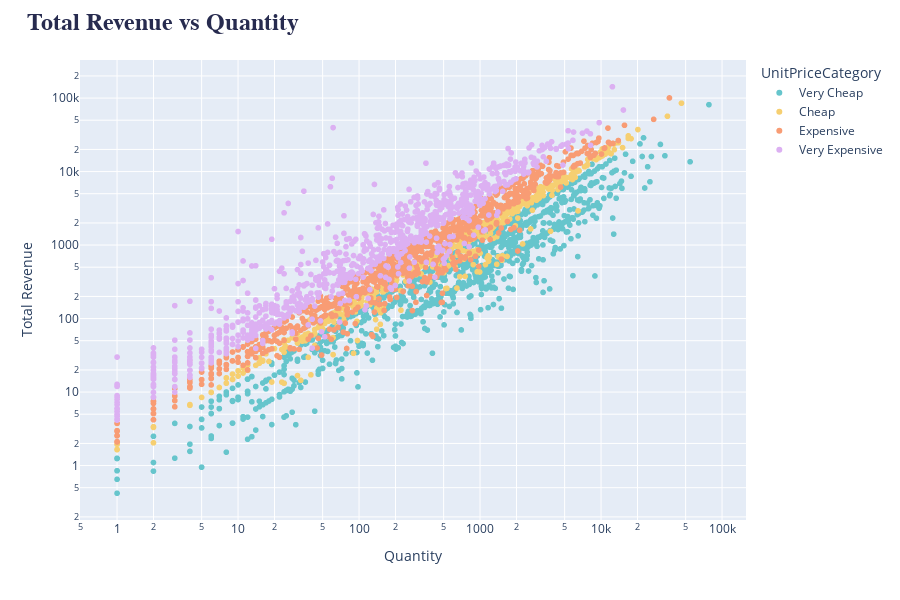

This figure's notebook cell:
### Code cell
fig = px.scatter(
    ecommerce_by_unit.groupby('Description', as_index=False).agg({'UnitPrice': 'first', 'Quantity': 'sum', 'TotalOrder': 'sum', 'UnitPriceCategory': 'first', 'UnitPriceCategoryOrdinal': 'first'}).sort_values('UnitPriceCategoryOrdinal'),
    x='Quantity',
    y='TotalOrder', 
    color='UnitPriceCategory',
    color_discrete_sequence=px.colors.qualitative.Pastel,
    log_x=True,
    log_y=True,
    height=600,
    labels={
        'TotalOrder': 'Total Revenue',
        'Quantity': 'Quantity',
    },
)

fig.update_layout(
    title=dict(
        text = '<b>Total Revenue vs Quantity</b>',
        x=0.03,
        font=dict(
            family='Helvetica',
            size=24,
            color='#272b4f'
        ),
    ),
)

fig.show()

### Figure 1 — Plotly figure (JSON) as saved in the notebook; plotly's stock layout.template omitted (floating-point values rounded to 4 significant figures; data arrays with more than 128 entries replaced by an {"elided": "..."} marker saying what was removed)
{"data": [{"hovertemplate": "UnitPriceCategory=Very Cheap<br>Quantity=%{x}<br>Total Revenue=%{y}<extra></extra>", "legendgroup": "Very Cheap", "marker": {"color": "rgb(102, 197, 204)", "symbol": "circle"}, "mode": "markers", "name": "Very Cheap", "showlegend": true, "type": "scattergl", "x": {"elided": "1313 int values"}, "xaxis": "x", "y": {"elided": "1313 float values"}, "yaxis": "y"}, {"hovertemplate": "UnitPriceCategory=Cheap<br>Quantity=%{x}<br>Total Revenue=%{y}<extra></extra>", "legendgroup": "Cheap", "marker": {"color": "rgb(246, 207, 113)", "symbol": "circle"}, "mode": "markers", "name": "Cheap", "showlegend": true, "type": "scattergl", "x": {"elided": "511 int values"}, "xaxis": "x", "y": {"elided": "511 float values"}, "yaxis": "y"}, {"hovertemplate": "UnitPriceCategory=Expensive<br>Quantity=%{x}<br>Total Revenue=%{y}<extra></extra>", "legendgroup": "Expensive", "marker": {"color": "rgb(248, 156, 116)", "symbol": "circle"}, "mode": "markers", "name": "Expensive", "showlegend": true, "type": "scattergl", "x": {"elided": "981 int values"}, "xaxis": "x", "y": {"elided": "981 float values"}, "yaxis": "y"}, {"hovertemplate": "UnitPriceCategory=Very Expensive<br>Quantity=%{x}<br>Total Revenue=%{y}<extra></extra>", "legendgroup": "Very Expensive", "marker": {"color": "rgb(220, 176, 242)", "symbol": "circle"}, "mode": "markers", "name": "Very Expensive", "showlegend": true, "type": "scattergl", "x": {"elided": "964 int values"}, "xaxis": "x", "y": {"elided": "964 float values"}, "yaxis": "y"}], "layout": {"height": 600, "legend": {"title": {"text": "UnitPriceCategory"}, "tracegroupgap": 0}, "margin": {"t": 60}, "title": {"font": {"color": "#272b4f", "family": "Helvetica", "size": 24}, "text": "<b>Total Revenue vs Quantity</b>", "x": 0.03}, "xaxis": {"anchor": "y", "domain": [0, 1], "title": {"text": "Quantity"}, "type": "log"}, "yaxis": {"anchor": "x", "domain": [0, 1], "title": {"text": "Total Revenue"}, "type": "log"}}}
